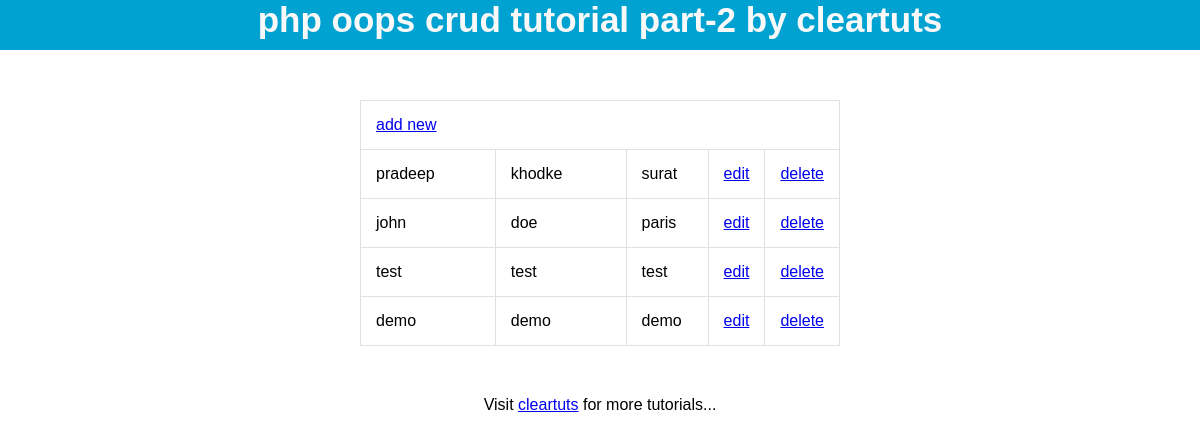
The page /docs/oop/index.php on the database its author committed.
### tables this page shows
CREATE TABLE IF NOT EXISTS `users` (
  `user_id` int(11) NOT NULL AUTO_INCREMENT,
  `first_name` varchar(25) NOT NULL,
  `last_name` varchar(25) NOT NULL,
  `user_city` varchar(50) NOT NULL,
  PRIMARY KEY (`user_id`)
);

### docs/oop/inc/dbconfig.php (called while the page is built, shortened)
<?php
class DB_con
{
	private $conn;
	function __construct()
	{
		$this->conn = mysqli_connect(DB_SERVER,DB_USER,DB_PASSWORD) or die('error connecting to server'.mysql_error());
		mysqli_select_db($this->conn, DB_NAME) or die('error connecting to database->'.mysqli_error());
	}
	public function getConnection()
	{
		return $this->conn;
	}
}
?>

### docs/oop/inc/class.crud.php (called while the page is built, shortened)
<?php
include_once 'dbconfig.php';
class CRUD
{
	private $conn;
	public function __construct()
	{
		$db = new DB_con();
		$this->conn = $db->getConnection();
	}
	public function read()
	{
		return mysqli_query($this->conn,"SELECT * FROM users ORDER BY user_id ASC");
	}
}
?>

### docs/oop/index.php (the view, shortened to what this page needs)
<?php
include_once 'inc/class.crud.php';
$crud = new CRUD();
?>
<html>
<head>
<link rel="stylesheet" href="style.css" type="text/css" />
</head>
<body>
<div id="header">
<label>php oops crud tutorial part-2 by cleartuts</label>
</div>
<center>
<table id="dataview">
<tr>
<td colspan="5"><a href="add_records.php">add new</a></td>
</tr>
<?php
$res = $crud->read();
if(mysqli_num_rows($res)>0)
{
	while($row = mysqli_fetch_array($res))
	{
	?>
    <tr>
    <td><?php echo $row['first_name']; ?></td>
    <td><?php echo $row['last_name']; ?></td>
    <td><?php echo $row['user_city']; ?></td>
    <td><a href="edit_records.php?edt_id=<?php echo $row['user_id']; ?>">edit</a></td>
    <td><a href="dbcrud.php?del_id=<?php echo $row['user_id']; ?>">delete</a></td>
    </tr>
    <?php
	}
}
else
{
	?><tr><td colspan="5">Nothing here... add some new</td></tr><?php
}
?>
</table>
<footer>
<label>Visit <a href="http://cleartuts.blogspot.com/">cleartuts</a> for more tutorials...</label>
</footer>
</center>
</body>
</html>

### docs/oop/style.css (style rules this page uses)
* { margin:0; padding:0; }
#header { text-align:center; width:100%; height:50px; background:#00a2d1; color:#f9f9f9; font-weight:bolder; font-family:Verdana, Geneva, sans-serif; font-size:35px; }
table,td { width:40%; padding:15px; border:solid #e1e1e1 1px; font-family:Verdana, Geneva, sans-serif; border-collapse:collapse; }
#dataview { margin-top:100px; position:relative; bottom:50px; }
footer { margin-top:50px; position:relative; bottom:50px; font-family:Verdana, Geneva, sans-serif; }

### rows shown on the page
users: first_name "pradeep", last_name "khodke", user_city "surat"
users: first_name "john", last_name "doe", user_city "paris"
users: first_name "test", last_name "test", user_city "test"
users: first_name "demo", last_name "demo", user_city "demo"
